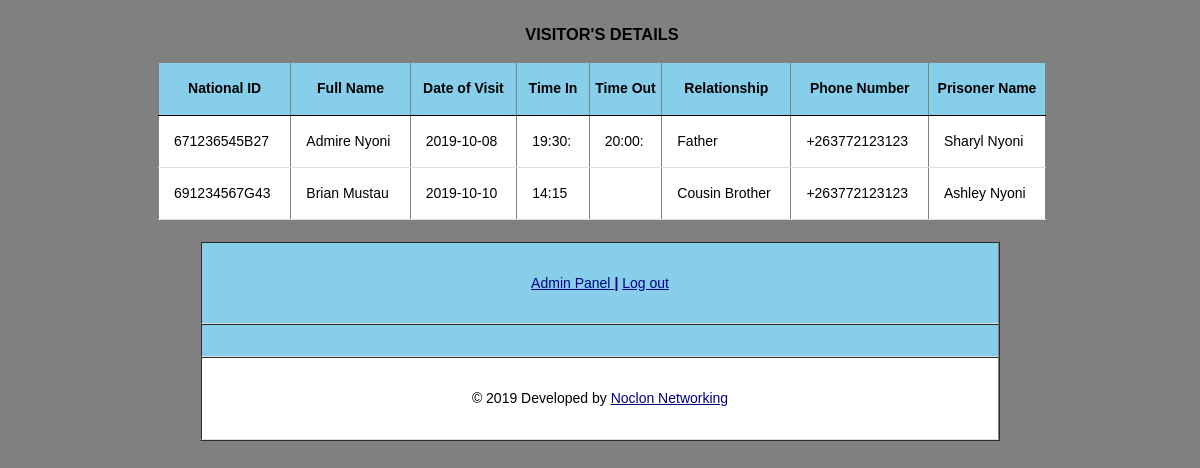
The app's page /admin/viewvis.php with its own data.
### tables this page shows
CREATE TABLE `visitortbl` (
  `national_id` varchar(12) NOT NULL,
  `full_name` text NOT NULL,
  `visit_date` date NOT NULL,
  `timein` varchar(6) NOT NULL,
  `timeout` varchar(6) NOT NULL,
  `relationship` text NOT NULL,
  `number` varchar(20) NOT NULL,
  `prisoner` text NOT NULL
);

### admin/viewvis1.php (the view, shortened to what this page needs)
<!DOCTYPE html>
<head>
   <link rel="stylesheet" media="screen" href="login.css" >
</head>
<body>
<table id='data' align='centre' border= "solid 1px #ddd">
<caption><h3>VISITOR'S DETAILS</h3></caption>
  <tr>
    <th>National ID</th>
    <th>Full Name</th>
    <th>Date of Visit</th>
    <th>Time In</th>
    <th>Time Out</th>
    <th>Relationship</th>
    <th>Phone Number</th>
    <th>Prisoner Name</th>
  </tr>
<?php
$sel= "SELECT * from visitortbl";
if ($result = mysqli_query($db, $sel))
{
while($rows = mysqli_fetch_assoc($result)) {
    ?>
    <tr>
        <td><?php echo $rows['national_id']?></td>
        <td><?php echo $rows['full_name']?></td>
        <td><?php echo $rows['visit_date']?></td>
        <td><?php echo $rows['timein']?></td>
        <td><?php echo $rows['timeout']?></td>
        <td><?php echo $rows['relationship']?></td>
        <td><?php echo $rows['number']?></td>
        <td><?php echo $rows['prisoner']?></td>
    </tr>
    <?php
}
}
else { echo "0 results"; }
?>
</table>
</body>
</html>

### admin/login.css (style rules this page uses)
body { font: 14px/21px "Lucida Sans", "Lucida Grande", "Lucida Sans Unicode", sans-serif;background:gray; }

### admin/viewvis1.php (style rules this page uses)
#data { align: center; background-color: white; border-collapse: collapse; width: 75%; margin-left:150px; }
th { height: 50px; text-align: center; border-bottom: 1px solid black; background-color: skyblue; }
td { padding: 15px; border-bottom: 1px solid #ddd; }

### records on screen
visitortbl: national_id "671236545B27", full_name "Admire Nyoni", visit_date "2019-10-08", timein "19:30:", timeout "20:00:", relationship "Father", number "+263772123123", prisoner "Sharyl Nyoni"
visitortbl: national_id "691234567G43", full_name "Brian Mustau", visit_date "2019-10-10", timein "14:15", relationship "Cousin Brother", number "+263772123123", prisoner "Ashley Nyoni"
